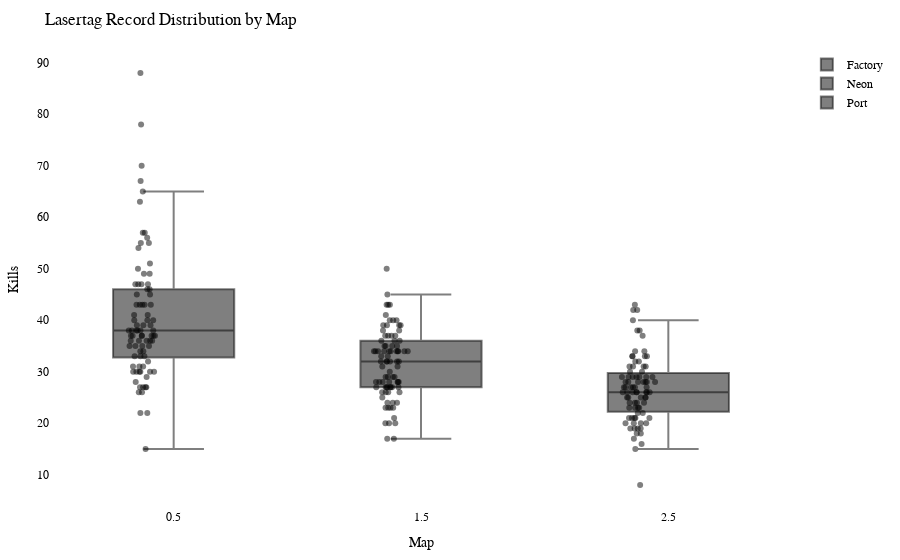

Notebook cell for this chart:
### Code cell
import plotly.graph_objects as go
import plotly.io as pio

df = getRecordsDataframe(minigame="Lasertag")

# Calculate the offset for centering the data points
num_columns = len(df.columns)
offset = 0.5

# Create a Swarm plot using Plotly
fig = go.Figure()

for i, column in enumerate(df.columns):
    x_values = [i + offset] * len(df[column])  # Adjust x-values with offset for horizontal centering
    fig.add_trace(go.Box(x=x_values,
                         y=df[column],
                         name=column,
                         boxpoints='all',
                         pointpos=-0.5,  # Adjust point position to prevent overlapping
                         marker=dict(color='rgba(0,0,0,0.5)', size=6),  # Adjust marker color and size
                         hovertext=df.index,
                         hoverinfo='text+y'))

fig.update_layout(title="Lasertag Record Distribution by Map",
                  xaxis=dict(title="Map"),
                  yaxis=dict(title="Kills"),
                  showlegend=True,
                  font=dict(family="Arial", size=12, color="black"),  # Customize font
                  plot_bgcolor="white",  # Set background color
                  margin=dict(l=50, r=50, t=50, b=50),  # Adjust margins for better layout
                  )

pio.show(fig)

pio.write_html(fig, "out/laser_swarm_plot.html")

### Figure 1 — Plotly figure (JSON) as saved in the notebook; plotly's stock layout.template omitted (floating-point values rounded to 4 significant figures)
{"data": [{"boxpoints": "all", "hoverinfo": "text+y", "hovertext": ["agowskyy", "Anni808", "Axollotel", "BacardiSprite", "bawskey", "BearchenGott", "BusinessBent", "byTobi", "cediiiiii_10", "Chander24", "Chrisi20101", "crocodile1870", "cxl1lo", "DarkCobweb", "DerBaumIstDerWeg", "Ex4cted", "Falke23_5", "Feinberg", "Fflopse", "ForceFox", "Freeeedom", "frutigall", "GeneralEnte06", "Gerrygames", "Gobo9", "GrafikKatze", "Grapfen", "H1ghsay", "h4nnes", "Harold_Sensemann", "HerrDante", "Jan2220", "JennieKim", "jimmi1410", "JOW23", "Joy_8oy", "JustK1lling", "KakaMC", "Kanickelul", "Kokochampi", "Kokochampo", "Kyuudo", "LeWi_100", "Livgo", "lizsyy", "LordAlexos", "Lubotter2009", "Luis_XYZ", "marbrueck", "Martomias", "Mincheeen", "MrNulfred", "Nexilus", "Ninivee", "officialryzon", "Oronor", "PedroZockt", "Picutar", "PixlNight", "PolizeiDreamy", "Radattel", "Raefinzs", "Ritokii", "rXzEr_Justin", "Sackkerl", "schmaarek", "Sebi1801", "Seemops_8", "Sey__", "SpeckyCut", "StaudammAusHolz", "Tomiokey", "tsuneee", "twitchparaskiill", "Umgfoin", "WirdNichtGeladen", "Wissender", "xBaumeisterin", "xX_Dima_ggg_Xx6", "xX_Masha_ggg_Xx9", "ymq_", "yzvm", "zTotito", "_n3d", "_Waldi_"], "marker": {"color": "rgba(0,0,0,0.5)", "size": 6}, "name": "Factory", "pointpos": -0.5, "type": "box", "x": [0.5, 0.5, 0.5, 0.5, 0.5, 0.5, 0.5, 0.5, 0.5, 0.5, 0.5, 0.5, 0.5, 0.5, 0.5, 0.5, 0.5, 0.5, 0.5, 0.5, 0.5, 0.5, 0.5, 0.5, 0.5, 0.5, 0.5, 0.5, 0.5, 0.5, 0.5, 0.5, 0.5, 0.5, 0.5, 0.5, 0.5, 0.5, 0.5, 0.5, 0.5, 0.5, 0.5, 0.5, 0.5, 0.5, 0.5, 0.5, 0.5, 0.5, 0.5, 0.5, 0.5, 0.5, 0.5, 0.5, 0.5, 0.5, 0.5, 0.5, 0.5, 0.5, 0.5, 0.5, 0.5, 0.5, 0.5, 0.5, 0.5, 0.5, 0.5, 0.5, 0.5, 0.5, 0.5, 0.5, 0.5, 0.5, 0.5, 0.5, 0.5, 0.5, 0.5, 0.5, 0.5], "y": [39, 26, 37, 57, 63, 45, 38, 36, 55, 27, 30, 27, 22, 39, 35, 78, 38, 26, 70, 34, 38, 57, 36, 47, 47, 40, 43, 31, 67, 43, 88, 38, 33, 30, 65, 27, 30, 40, 15, 37, 37, 37, 35, 43, 49, 43, 37, 32, 45, 46, 37, 34, 38, 31, 50, 40, 47, 37, 29, 36, 35, 28, 56, 39, 43, 41, 33, 30, 49, 30, 35, 36, 55, 46, 30, 41, 31, 36, 27, 22, 54, 51, 38, 47, 33]}, {"boxpoints": "all", "hoverinfo": "text+y", "hovertext": ["agowskyy", "Anni808", "Axollotel", "BacardiSprite", "bawskey", "BearchenGott", "BusinessBent", "byTobi", "cediiiiii_10", "Chander24", "Chrisi20101", "crocodile1870", "cxl1lo", "DarkCobweb", "DerBaumIstDerWeg", "Ex4cted", "Falke23_5", "Feinberg", "Fflopse", "ForceFox", "Freeeedom", "frutigall", "GeneralEnte06", "Gerrygames", "Gobo9", "GrafikKatze", "Grapfen", "H1ghsay", "h4nnes", "Harold_Sensemann", "HerrDante", "Jan2220", "JennieKim", "jimmi1410", "JOW23", "Joy_8oy", "JustK1lling", "KakaMC", "Kanickelul", "Kokochampi", "Kokochampo", "Kyuudo", "LeWi_100", "Livgo", "lizsyy", "LordAlexos", "Lubotter2009", "Luis_XYZ", "marbrueck", "Martomias", "Mincheeen", "MrNulfred", "Nexilus", "Ninivee", "officialryzon", "Oronor", "PedroZockt", "Picutar", "PixlNight", "PolizeiDreamy", "Radattel", "Raefinzs", "Ritokii", "rXzEr_Justin", "Sackkerl", "schmaarek", "Sebi1801", "Seemops_8", "Sey__", "SpeckyCut", "StaudammAusHolz", "Tomiokey", "tsuneee", "twitchparaskiill", "Umgfoin", "WirdNichtGeladen", "Wissender", "xBaumeisterin", "xX_Dima_ggg_Xx6", "xX_Masha_ggg_Xx9", "ymq_", "yzvm", "zTotito", "_n3d", "_Waldi_"], "marker": {"color": "rgba(0,0,0,0.5)", "size": 6}, "name": "Neon", "pointpos": -0.5, "type": "box", "x": [1.5, 1.5, 1.5, 1.5, 1.5, 1.5, 1.5, 1.5, 1.5, 1.5, 1.5, 1.5, 1.5, 1.5, 1.5, 1.5, 1.5, 1.5, 1.5, 1.5, 1.5, 1.5, 1.5, 1.5, 1.5, 1.5, 1.5, 1.5, 1.5, 1.5, 1.5, 1.5, 1.5, 1.5, 1.5, 1.5, 1.5, 1.5, 1.5, 1.5, 1.5, 1.5, 1.5, 1.5, 1.5, 1.5, 1.5, 1.5, 1.5, 1.5, 1.5, 1.5, 1.5, 1.5, 1.5, 1.5, 1.5, 1.5, 1.5, 1.5, 1.5, 1.5, 1.5, 1.5, 1.5, 1.5, 1.5, 1.5, 1.5, 1.5, 1.5, 1.5, 1.5, 1.5, 1.5, 1.5, 1.5, 1.5, 1.5, 1.5, 1.5, 1.5, 1.5, 1.5, 1.5], "y": [34, 27, 35, 35, 32, 35, 28, 26, 41, 17, 27, 27, 17, 39, 38, 39, 34, 21, 45, 20, 36, 36, 27, 39, 43, 34, 40, 28, 34, 29, 50, 31, 28, 23, 43, 23, 31, 37, 24, 20, 34, 27, 32, 23, 36, 32, 26, 23, 32, 28, 34, 28, 27, 29, 34, 40, 43, 32, 27, 29, 27, 25, 34, 26, 28, 37, 32, 30, 26, 24, 34, 37, 34, 39, 28, 33, 34, 24, 29, 20, 38, 40, 35, 37, 33]}, {"boxpoints": "all", "hoverinfo": "text+y", "hovertext": ["agowskyy", "Anni808", "Axollotel", "BacardiSprite", "bawskey", "BearchenGott", "BusinessBent", "byTobi", "cediiiiii_10", "Chander24", "Chrisi20101", "crocodile1870", "cxl1lo", "DarkCobweb", "DerBaumIstDerWeg", "Ex4cted", "Falke23_5", "Feinberg", "Fflopse", "ForceFox", "Freeeedom", "frutigall", "GeneralEnte06", "Gerrygames", "Gobo9", "GrafikKatze", "Grapfen", "H1ghsay", "h4nnes", "Harold_Sensemann", "HerrDante", "Jan2220", "JennieKim", "jimmi1410", "JOW23", "Joy_8oy", "JustK1lling", "KakaMC", "Kanickelul", "Kokochampi", "Kokochampo", "Kyuudo", "LeWi_100", "Livgo", "lizsyy", "LordAlexos", "Lubotter2009", "Luis_XYZ", "marbrueck", "Martomias", "Mincheeen", "MrNulfred", "Nexilus", "Ninivee", "officialryzon", "Oronor", "PedroZockt", "Picutar", "PixlNight", "PolizeiDreamy", "Radattel", "Raefinzs", "Ritokii", "rXzEr_Justin", "Sackkerl", "schmaarek", "Sebi1801", "Seemops_8", "Sey__", "SpeckyCut", "StaudammAusHolz", "Tomiokey", "tsuneee", "twitchparaskiill", "Umgfoin", "WirdNichtGeladen", "Wissender", "xBaumeisterin", "xX_Dima_ggg_Xx6", "xX_Masha_ggg_Xx9", "ymq_", "yzvm", "zTotito", "_n3d", "_Waldi_"], "marker": {"color": "rgba(0,0,0,0.5)", "size": 6}, "name": "Port", "pointpos": -0.5, "type": "box", "x": [2.5, 2.5, 2.5, 2.5, 2.5, 2.5, 2.5, 2.5, 2.5, 2.5, 2.5, 2.5, 2.5, 2.5, 2.5, 2.5, 2.5, 2.5, 2.5, 2.5, 2.5, 2.5, 2.5, 2.5, 2.5, 2.5, 2.5, 2.5, 2.5, 2.5, 2.5, 2.5, 2.5, 2.5, 2.5, 2.5, 2.5, 2.5, 2.5, 2.5, 2.5, 2.5, 2.5, 2.5, 2.5, 2.5, 2.5, 2.5, 2.5, 2.5, 2.5, 2.5, 2.5, 2.5, 2.5, 2.5, 2.5, 2.5, 2.5, 2.5, 2.5, 2.5, 2.5, 2.5, 2.5, 2.5, 2.5, 2.5, 2.5, 2.5, 2.5, 2.5, 2.5, 2.5, 2.5, 2.5, 2.5, 2.5, 2.5, 2.5, 2.5, 2.5, 2.5, 2.5, 2.5], "y": [24, 20, 24, 29, 30, 29, 26, 20, 33, 19, 29, 20, 18, 28, 28, 33, 25, 24, 43, 16, 34, 38, 26, 29, 37, 27, 38, 27, 32, 28, 40, 27, 23, 19, 42, 33, 8, 25, null, 17, 24, 22, 31, 26, 33, 30, 28, 22, 25, 31, 28, 26, 29, 21, 25, 31, 42, 26, 21, 23, 19, 23, 18, 29, 27, 29, null, 20, 32, 21, 21, 26, 31, 27, 25, 26, 27, 19, 23, 15, 28, 28, 26, 34, 21]}], "layout": {"font": {"color": "black", "family": "Arial", "size": 12}, "margin": {"b": 50, "l": 50, "r": 50, "t": 50}, "plot_bgcolor": "white", "showlegend": true, "title": {"text": "Lasertag Record Distribution by Map"}, "xaxis": {"title": {"text": "Map"}}, "yaxis": {"title": {"text": "Kills"}}}}
